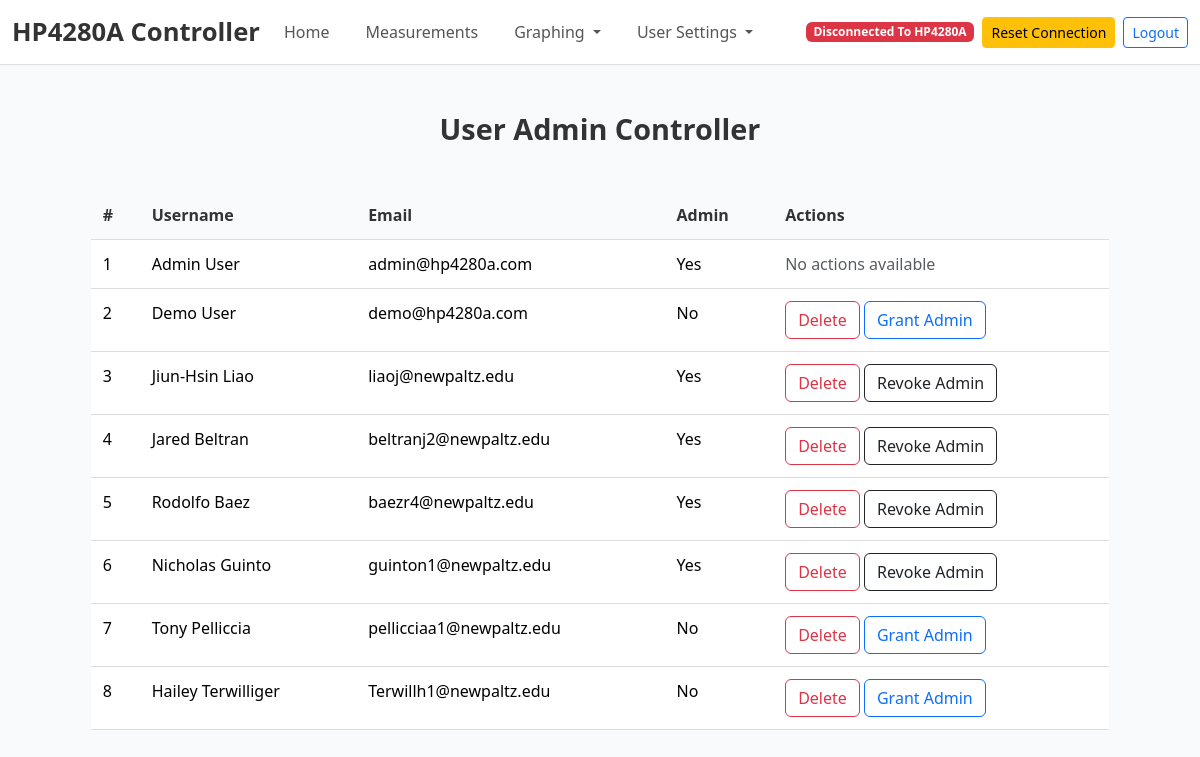
Screenshot of /documentation (signed in) with the database file from the repository.
### tables this page shows
CREATE TABLE users (
            id INTEGER PRIMARY KEY AUTOINCREMENT,
            first_name TEXT NOT NULL,
            last_name TEXT NOT NULL,
            email TEXT NOT NULL UNIQUE,
            password TEXT NOT NULL,
            is_admin INTEGER NOT NULL DEFAULT 0
        );

### main.py (the view, shortened to what this page needs)
@app.route('/documentation', methods=["GET", "POST"])
def documentation():
    if 'email' not in session:
        flash("Please log in to access this page.", "error")
        return redirect(url_for("login"))
    user = get_user_by_email(session['email'])
    if not user:
        flash("User not found. Please log in again.", "error")
        return redirect(url_for("login"))
    if user[5] == 0:  # Check the `is_admin` value
        flash("You do not have permission to access this page.", "error")
        return redirect(url_for("login"))
    conn = sqlite3.connect(DB_path)
    cursor = conn.cursor()
    cursor.execute("SELECT first_name, last_name, email, id, is_admin FROM users WHERE email != 'demo@example.com'")
    users = cursor.fetchall()
    conn.close()
    return render_template("documentation.html", users=users, logged_in_email=session['email'])

### database.py (called while the page is built)
def get_user_by_email(email):
    conn = sqlite3.connect(DB_path)
    cursor = conn.cursor()
    cursor.execute('''
        SELECT * FROM users WHERE email = ?
    ''', (email,))
    user = cursor.fetchone()
    conn.close()
    return user

### main.py (called while the page is built, shortened)
@app.context_processor
def inject_user_info():
    if 'email' in session:
        user = get_user_by_email(session['email'])
        if user:
            return {
                'username': f"{user[1]} {user[2]}",  # First name and last name
                'user_id': user[0],  # User ID
                'email': user[3],  # Email
                'is_admin': user[5] == 1  # Check if the user is an admin (assuming `is_admin` is the 6th column)
            }

@app.context_processor
def inject_connection_status():
    return {
        'connection_status': 'failure',
        'terminal_output': ["No connection."]
    }

### templates/documentation.html (shortened to what this page needs)
{% extends "base.html" %}
{% block content %}
<h3 class="text-center mt-5 mb-4">User Admin Controller</h3>
<div class="table-container">
    <table class="table">
        <thead>
            <tr>
                <th>#</th>
                <th>Username</th>
                <th>Email</th>
                <th>Admin</th>
                <th>Actions</th>
            </tr>
        </thead>
        <tbody>
            {% for user in users %}
            <tr>
                <td>{{ loop.index }}</td>
                <td>{{ user[0] }} {{ user[1] }}</td>
                <td>{{ user[2] }}</td>
                <td>{{ "Yes" if user[4] == 1 else "No" }}</td>
                <td class="action-buttons">
                    {% if user[2] != logged_in_email %}
                        <form method="POST" action="{{ url_for('documentation') }}" style="display:inline;" onsubmit="return confirmDelete()">
                            <button type="submit" name="action" value="delete" class="btn btn-outline-danger">Delete</button>
                        </form>
                        {% if user[4] == 0 %}
                        <form method="POST" action="{{ url_for('documentation') }}" style="display:inline;">
                            <button type="submit" name="action" value="grant_admin" class="btn btn-outline-primary">Grant Admin</button>
                        </form>
                        {% else %}
                        <form method="POST" action="{{ url_for('documentation') }}" style="display:inline;">
                            <button type="submit" name="action" value="revoke_admin" class="btn btn-outline-dark">Revoke Admin</button>
                        </form>
                        {% endif %}
                    {% else %}
                        <span class="text-muted">No actions available</span>
                    {% endif %}
                </td>
            </tr>
            {% endfor %}
        </tbody>
    </table>
</div>
{% endblock %}

### templates/documentation.html (style rules this page uses)
body { background-color: #f9f9f9; color: #333; }
h3 { font-size: 1.8rem; font-weight: 600; color: #333; }
.table-container { max-width: 90%; margin: 0 auto; padding: 20px; margin-top: 20px; }
.table { width: 100%; border-collapse: collapse; font-size: 1rem; }
.table th, .table td { padding: 12px; text-align: left; border-bottom: 1px solid #ddd; }
.table th { font-weight: bold; color: #333; background-color: transparent; }

### rows the page displays
users: first_name "Admin", last_name "User", email "admin@hp4280a.com", is_admin "Yes", shows "No actions available"
users: first_name "Demo", last_name "User", email "demo@hp4280a.com", is_admin "No"
users: first_name "Jiun-Hsin", last_name "Liao", email "liaoj@newpaltz.edu", is_admin "Yes"
users: first_name "Jared", last_name "Beltran", email "beltranj2@newpaltz.edu", is_admin "Yes"
users: first_name "Rodolfo", last_name "Baez", email "baezr4@newpaltz.edu", is_admin "Yes"
users: first_name "Nicholas", last_name "Guinto", email "guinton1@newpaltz.edu", is_admin "Yes"
users: first_name "Tony", last_name "Pelliccia", email "pellicciaa1@newpaltz.edu", is_admin "No"
users: first_name "Hailey", last_name "Terwilliger", email "Terwillh1@newpaltz.edu", is_admin "No"
